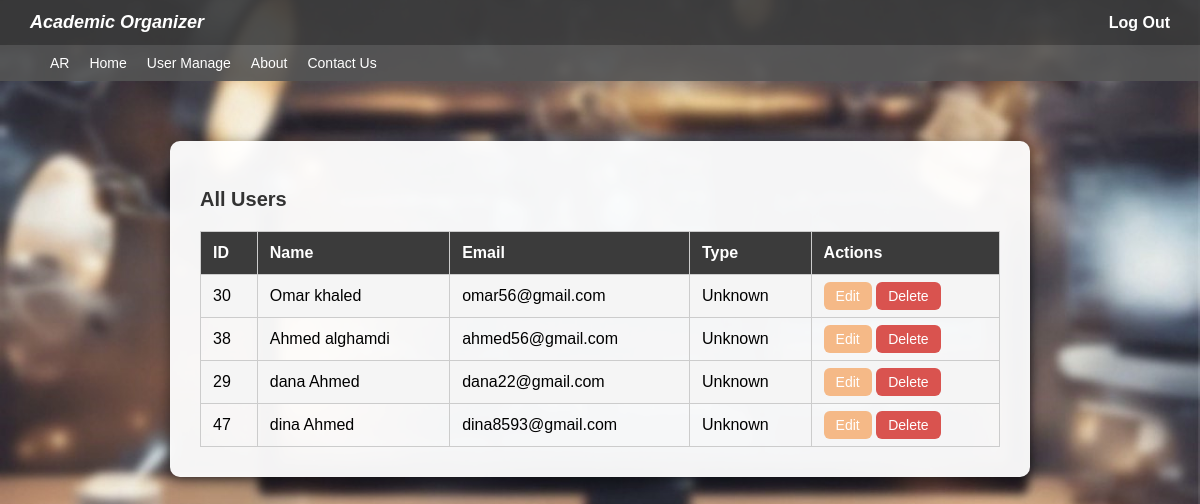
The app's page /user_manage.php (signed in) with its own data.
### tables this page shows
CREATE TABLE `users` (
  `id` int(11) NOT NULL,
  `email` varchar(100) NOT NULL,
  `password` varchar(100) NOT NULL,
  `user_type` varchar(100) NOT NULL DEFAULT '0',
  `first_name` varchar(100) NOT NULL,
  `last_name` varchar(100) DEFAULT NULL,
  `university_id` int(100) DEFAULT NULL,
  `city` varchar(100) DEFAULT NULL,
  `town` varchar(100) NOT NULL
);

### user_manage.php (the view, shortened to what this page needs)
<?php
include 'connection.php';
$result = $conn->query("SELECT id, first_name, last_name, email, user_type FROM users ORDER BY user_type, first_name");
$types = [
    0 => "Student",
    1 => "Parent",
    2 => "Faculty"
];
?>
<!DOCTYPE html>
<html lang="en">
<head>
<link rel="stylesheet" href="https://cdn.jsdelivr.net/npm/@fortawesome/fontawesome-free@6.4.2/css/all.min.css">
<link rel="stylesheet" href="style.css">
</head>
<body>
<div class="topbar">
  <div class="logo">Academic Organizer</div>
  <div class="auth-links">
    <a href="logout.php">Log Out</a>
  </div>
</div>
<div class="navbar">
    <ul>
        <li><a href="ar.php">AR</a></li>
        <li><a href="home.php">Home</a></li>
         <li><a href="user_manage.php">User Manage</a></li>
        <li><a href="about.php">About</a></li>
        <li><a href="contact.php">Contact Us</a></li>
    </ul>
</div>
<div class="manage-box">
  <h2>All Users</h2>
  <table class="table-users">
    <tr>
      <th>ID</th>
      <th>Name</th>
      <th>Email</th>
      <th>Type</th>
      <th>Actions</th>
    </tr>
    <?php while ($row = $result->fetch_assoc()) { ?>
      <tr>
        <td><?php echo htmlspecialchars($row['id']); ?></td>
        <td><?php echo htmlspecialchars($row['first_name'] . ' ' . $row['last_name']); ?></td>
        <td><?php echo htmlspecialchars($row['email']); ?></td>
        <td><?php echo $types[$row['user_type']] ?? 'Unknown'; ?></td>
        <td>
          <a class="btn btn-edit" href="edit_user.php?id=<?php echo $row['id']; ?>">Edit</a>
          <a class="btn btn-delete" href="user_manage.php?delete_id=<?php echo $row['id']; ?>"
             onclick="return confirm('Are you sure you want to delete this user?');">Delete</a>
        </td>
      </tr>
    <?php } ?>
  </table>
</div>
</body>
</html>

### user_manage.php (style rules this page uses)
body { margin: 0; padding: 0; font-family: Arial, sans-serif; background: url('./image.jpg') no-repeat center center fixed; background-size: cover; }
.topbar { background-color: rgba(59, 59, 59, 0.9); color: white; padding: 12px 30px; display: flex; justify-content: space-between; align-items: center; }
.topbar .logo { font-style: italic; font-weight: bold; font-size: 18px; }
.topbar .auth-links a { color: white; margin-left: 20px; text-decoration: none; font-weight: bold; }
.navbar { background-color: rgba(85,85,85,0.9); padding: 10px 30px; }
.navbar ul { list-style: none; display: flex; gap: 20px; margin: 0; padding: 0; align-items: center; }
.navbar ul li a { color: white; text-decoration: none; font-size: 14px; display: flex; align-items: center; }
.manage-box { background: rgba(255,255,255,0.95); width: 90%; max-width: 800px; margin: 60px auto; padding: 30px; border-radius: 10px; box-shadow: 0px 4px 15px rgba(0,0,0,0.5); }
.manage-box h2 { margin-bottom: 20px; font-size: 20px; font-weight: bold; color: #333; }
.table-users { width: 100%; border-collapse: collapse; }
.table-users th, .table-users td { padding: 12px; border: 1px solid #ccc; text-align: left; }
.table-users th { background-color: #3b3b3b; color: white; }
.table-users tr:nth-child(even) { background-color: #f5f5f5; }
.btn { padding: 6px 12px; border: none; border-radius: 6px; cursor: pointer; font-size: 14px; text-decoration: none; color: white; }
.btn-edit { background-color: #f5b987; }
.btn-delete { background-color: #d9534f; }

### records on screen
users: id "30", first_name+last_name "Omar khaled", email "omar56@gmail.com", user_type "Unknown"
users: id "38", first_name+last_name "Ahmed alghamdi", email "ahmed56@gmail.com", user_type "Unknown"
users: id "29", first_name+last_name "dana Ahmed", email "dana22@gmail.com", user_type "Unknown"
users: id "47", first_name+last_name "dina Ahmed", email "dina8593@gmail.com", user_type "Unknown"
